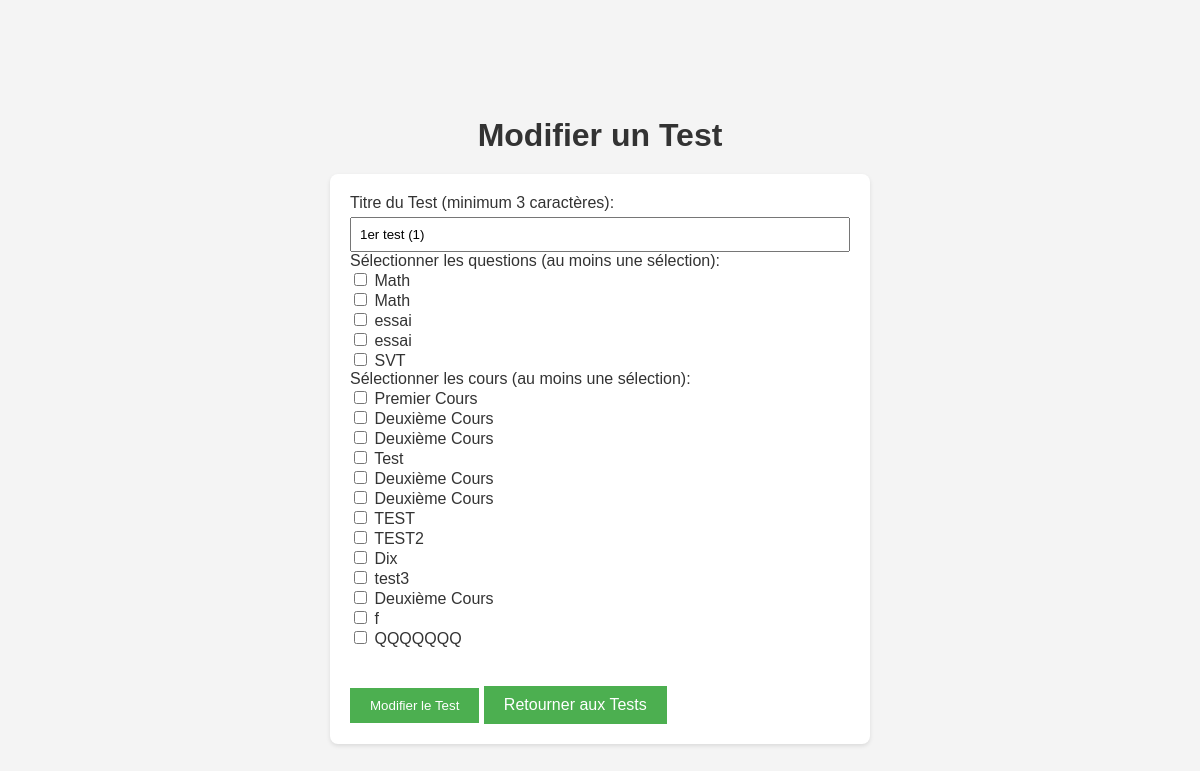
Before: /view/editTest.php?test_id=14 with the older database file.
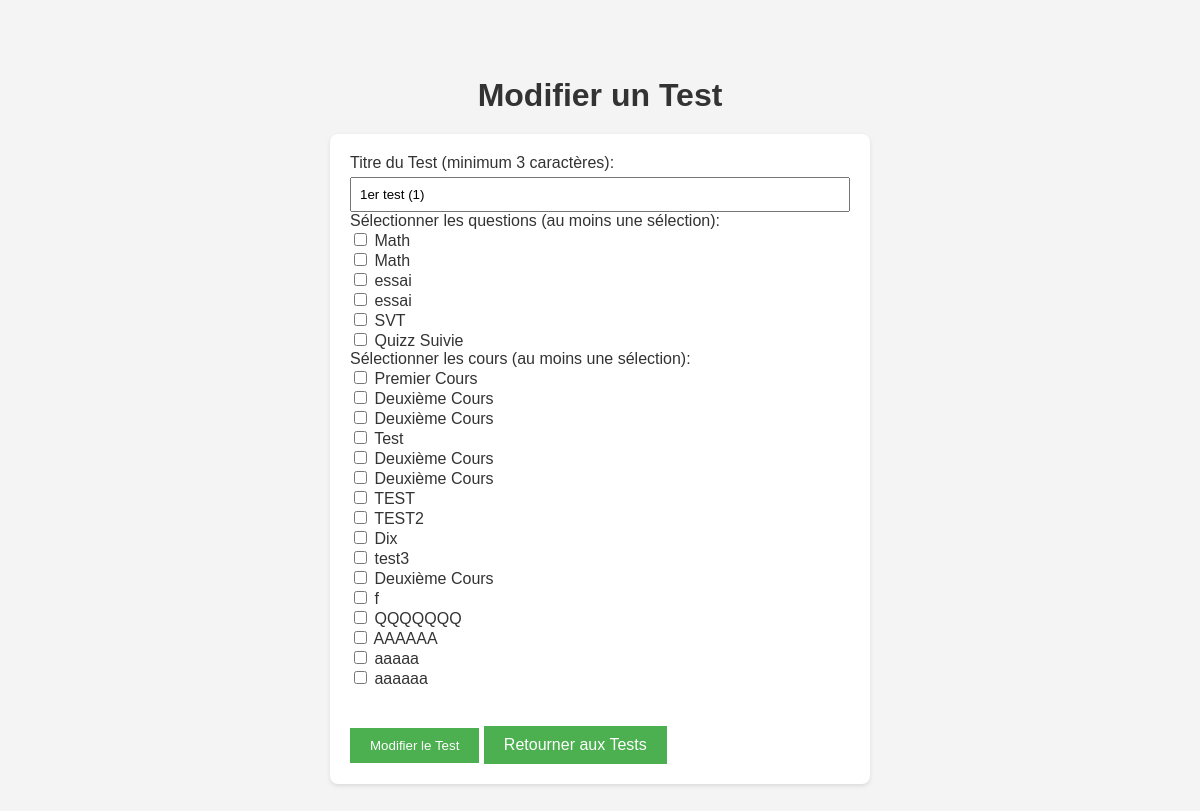
After: the same page with the newer database file.
### tables this page shows
CREATE TABLE `question` (
  `id_question` int(11) NOT NULL,
  `updated_at` date NOT NULL,
  `created_at` date NOT NULL,
  `quiz_title` varchar(255) NOT NULL,
  `question_text` varchar(255) NOT NULL,
  `option_1` varchar(100) NOT NULL,
  `option_2` varchar(100) NOT NULL,
  `option_3` varchar(100) NOT NULL,
  `correct_option` varchar(100) NOT NULL,
  `test_id` int(11) DEFAULT NULL
);

CREATE TABLE `cours` (
  `id_cours` int(11) UNSIGNED NOT NULL,
  `titre` varchar(255) DEFAULT NULL,
  `proprietaire` varchar(255) DEFAULT NULL,
  `prix` int(255) DEFAULT NULL,
  `description` varchar(255) DEFAULT NULL,
  `image` varchar(255) DEFAULT NULL,
  `category` int(11) DEFAULT NULL,
  `pdf` varchar(255) DEFAULT NULL
);

### config.php (called while the page is built)
<?php
class config
{
    private static $pdo = null;
    public static function getConnexion()
    {
        if (!isset(self::$pdo)) {
            try {
                self::$pdo = new PDO(
                    'mysql:host=localhost;dbname=edutechhub',
                    'root',
                    '',
                    [
                        PDO::ATTR_ERRMODE => PDO::ERRMODE_EXCEPTION,
                        PDO::ATTR_DEFAULT_FETCH_MODE => PDO::FETCH_ASSOC
                    ]
                );
            } catch (Exception $e) {
                die('Erreur: ' . $e->getMessage());
            }
        }
        return self::$pdo;
    }
}

### controller/TestController.php (called while the page is built, shortened)
<?php
require_once '../Model/TestModel.php';
require_once '../config.php';
class TestController {
    private $db;
    public function __construct() {
        $this->db = config::getConnexion();
    }
public function getTestDetails($testId) {
    $stmt = $this->db->prepare("SELECT t.id_test, t.quiz_title, t.utilisateur, t.note_obtenue, GROUP_CONCAT(c.titre SEPARATOR ', ') AS cours
                                FROM test t
                                LEFT JOIN cours_test ct ON t.id_test = ct.test_id
                                LEFT JOIN cours c ON ct.cours_id = c.id_cours
                                WHERE t.id_test = ?");
    $stmt->execute([$testId]);
    $result = $stmt->fetch(PDO::FETCH_ASSOC);
    if ($result) {
        $cours = explode(', ', $result['cours'] ?? '');
        $test = new TestModel($result['id_test'], $result['quiz_title'], $result['utilisateur'], $result['note_obtenue'], [], $cours);
        return $test;
    } else {
        return null;
    }
}
    public function getAllQuestions() {
        $stmt = $this->db->prepare("SELECT id_question, quiz_title FROM question");
        $stmt->execute();
        return $stmt->fetchAll(PDO::FETCH_ASSOC);
    }
    public function getAllCours() {
        $query = "SELECT id_cours, titre FROM cours";
        $stmt = $this->db->prepare($query);
        $stmt->execute();
        return $stmt->fetchAll(PDO::FETCH_ASSOC);
    }
}
?>

### model/TestModel.php (called while the page is built, shortened)
<?php
require_once '../config.php';
class TestModel {
    private $quiz_title;
    private $questions;
    private $cours;
    public function __construct($id_test, $quiz_title, $utilisateur, $note_obtenue, $questions, $cours = []) {
        $this->quiz_title = $quiz_title;
        $this->questions = $questions;
        $this->cours = $cours;
    }
    public function getQuizTitle() {
        return $this->quiz_title;
    }
    public function getQuestions() {
        return $this->questions;
    }
public function getCours2() {
    return $this->cours;
}
}
?>

### view/editTest.php (the view, shortened to what this page needs)
<?php
require_once '../Controller/TestController.php';
$controller = new TestController();
if (isset($_GET['test_id'])) {
    $test = $controller->getTestDetails($_GET['test_id']);
    $allQuestions = $controller->getAllQuestions();
    $allCours = $controller->getAllCours();
}
?>
<!DOCTYPE html>
<html lang="fr">
<head>
</head>
<body>
    <h1>Modifier un Test</h1>
    <form id="testForm" method="POST" action="">
        <label for="quiz_title">Titre du Test (minimum 3 caractères):</label>
        <input type="text" id="quiz_title" name="quiz_title" value="<?= htmlspecialchars($test->getQuizTitle()) ?>"><br>
        <label>Sélectionner les questions (au moins une sélection):</label>
        <?php foreach ($allQuestions as $question) { ?>
            <div>
                <input type='checkbox' name='questions[]' value='<?= $question['id_question'] ?>' <?= in_array($question['id_question'], array_column($test->getQuestions(), 'id_question')) ? 'checked' : '' ?>>
                <?= htmlspecialchars($question['quiz_title']) ?>
            </div>
        <?php } ?>
        <label>Sélectionner les cours (au moins une sélection):</label><br>
        <?php if (!empty($allCours)) { ?>
            <?php foreach ($allCours as $cours) { ?>
                <div>
                    <input type='checkbox' name='cours[]' value='<?= $cours['id_cours'] ?>' <?= in_array($cours['id_cours'], $test->getCours2()) ? 'checked' : '' ?>>
                    <?= htmlspecialchars($cours['titre']) ?>
                </div>
            <?php } ?>
        <?php } else { ?>
            <p>Aucun cours disponible.</p>
        <?php } ?>
        <br>
        <input type="submit" value="Modifier le Test" class="button">
        <a href="../2nd_project-EduTechHub/testD.php" class="button">Retourner aux Tests</a>
    </form>
</body>
</html>

Changed rows visible on the page:
added question: quiz_title "Quizz Suivie"
added cours: titre "AAAAAA"
added cours: titre "aaaaa"
added cours: titre "aaaaaa"
